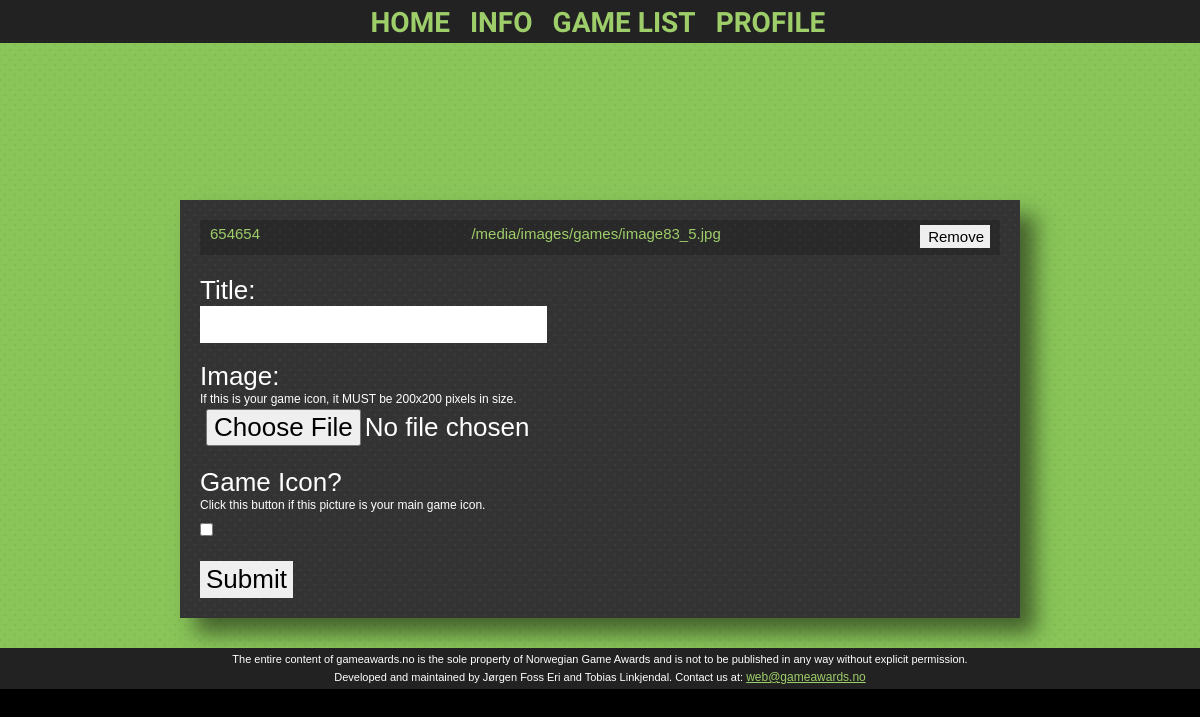
/gallery/add_game_pic/2/ (signed in), run on an earlier commit of the app's database.
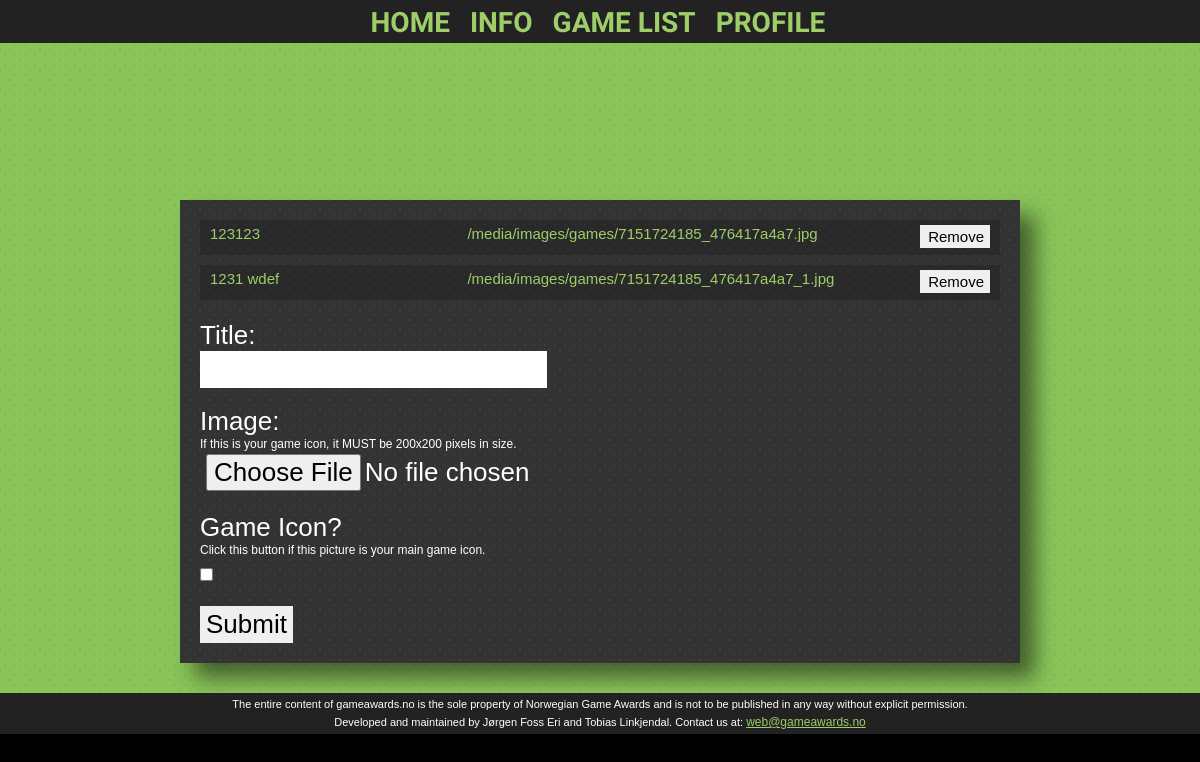
And on a later commit of the database.
### gallery/models.py (models this page shows, shortened)
class GamePic(models.Model):
    title = models.CharField(max_length = 100)
    image = models.ImageField(upload_to="images/games")
    added_date = models.DateField(default=timezone.now())
    owner = models.ForeignKey(User)
    game = models.ForeignKey('runs.Game')
    game_icon = models.BooleanField(default=False)

### gallery/views.py (the view)
# urls.py: url(r'add_game_pic/(?P<game_id>\d+)/$', 'add_gamepic_request'),
def add_gamepic_request(request,game_id):
    if not request.user.is_authenticated():
        return HttpResponseRedirect('/login/')
    g = Game.objects.get(pk = game_id)
    images = GamePic.objects.filter(game=g)
    if request.method == 'POST':
        form = GamePicForm(request.POST, request.FILES)
        if form.is_valid():
            p = form.save(commit=False)
            p.added_date = timezone.now()
            p.image = request.FILES['image']
            p.game = get_object_or_404(Game, pk=game_id)
            p.owner = request.user
            p.save()
            if p.game_icon:
                gs = GamePic.objects.filter(game=g, game_icon=True)
                for gp in gs:
                    if gp.id != p.id:
                        gp.game_icon=False;
                        gp.save()
            return HttpResponseRedirect('/gallery/add_game_pic/'+str(game_id))
        else:
            context = {'form':form, 'images':images}
    else:
        form = GamePicForm()
        context = {'form':form,'images':images}
    return render_to_response(
        'gallery/add_game_pic.html',
        context,
        context_instance=RequestContext(request))

### gallery/forms.py
class GamePicForm(ModelForm):
    class Meta:
        model = GamePic
        exclude = ('added_date', 'owner', 'game')

### templates/gallery/add_game_pic.html (shortened to what this page needs)
{% extends "single_page.html" %}
{% block page %}
<div id="add-game-pic-container" class="single-page-container">
    <div id="existing-images-container">
        {% if images %}
            {% for img in images %}
               <div class="text-background existing-image">
                    <div class="existing-left">{{ img.title }}</div>
                    <div class="existing-mid">{{ img.image.url }}</div>
                    <a href="/gallery/del_game_pic/{{ img.id }}"><button class="existing-right" style="width:70px;">Remove</button></a>
                </div>
            {% endfor %}
        {% else %}
            <p> No images have been added </p>
        {% endif %}
    </div>
    <form action="" method="post" enctype="multipart/form-data">
        <div class="register_div">
                <p><label for="title"{% if form.image.errors %} class="error"{% endif %}>Title:</label></p>
                <p>
                    {{ form.title }}
                </p>
        </div>
        <div class="register_div">
                <p><label for="image"{% if form.image.errors %} class="error"{% endif %}>Image:</label></p>
                <div style="font-size:12px;">
                    If this is your game icon, it MUST be 200x200 pixels in size.
                </div>
                <p>
                    {{ form.image }}
               </p>
        </div>
        <div class="register_div">
                <p><label for="game_icon"{% if form.description.errors %} class="error"{% endif %}>Game Icon?</label></p>
                <div style="font-size:12px;">Click this button if this picture is your main game icon.</div>
                <p>
                    {{ form.game_icon }}
                </p>
        </div>
        <p><input type="submit" alt="register" /></p>
    </form>
</div>
{% endblock %}

### templates/single_page.html (shortened to what this page needs)
{% extends "template.html" %}
{% block template_head %}
    <link rel="stylesheet" href="{{ STATIC_URL }}stylesheets/members.css" />
    <link rel="stylesheet" href="{{ STATIC_URL }}stylesheets/games.css" />
    <link rel="stylesheet" href="{{ STATIC_URL }}stylesheets/gallery.css" />
{% endblock %}
{% block content_table %}
<div style="width:100%;padding-top:40px">
	<div class="green-container">
	{% block text_head %}<div style="margin-top: 80px;width: 367px; height: 80px; "></div>{% endblock %}
		{% block green_page %}
		    <div class="black-container round-and-shadow">
		        {% block page %}{% endblock %}
		    </div>
        {% endblock %}
    </div>
</div>
{% endblock %}

### templates/template.html (shortened to what this page needs)
{% extends "base.html" %}
{% block base_head %}
    <link rel="stylesheet" href="{{ STATIC_URL }}stylesheets/royalslider.css" />
    <link rel="stylesheet" href="{{ STATIC_URL }}royalslider/royalslider/default/rs-default.css" />
    <link rel="stylesheet" href="{{ STATIC_URL }}stylesheets/slide-style.css" />
    <link rel="stylesheet" href="{{ STATIC_URL }}stylesheets/validation.css" />
    {% block template_head %}{% endblock %}
{% endblock %}
{% block base_body %}
<table id="nav-page-container">
    <tr>
        <td style="width: 50%">&nbsp;</td>
        <td>
            <div class="nav-wrap">
                <div class="group page-nav-group" id="nav-elements">
                    {% if request.path != "/" %}    <a class="anav" href="/">HOME</a>{% endif %}
                    {% if request.path != "/info/" %}<a class="anav" href="/info">INFO</a>{% endif %}
					{% if request.path != "/games/" %}<a class="anav" href="/games">GAME LIST</a>{% endif %}
					{% if request.path != "/members/profile/" and request.path != "/profile/" %}
					{% if user.is_authenticated %}
					    <a class="anav" href="/profile">PROFILE</a>
					{% else %}
					    <a class="anav" href="/profile">LOG IN</a>
					{% endif %}
					{% endif %}
                </div>
            </div>
        </td>
        <td style="width: 50%">&nbsp;</td>
    </tr>
</table>
{% block template_content %}
{% block content_table %}{% endblock %}
{% endblock %}
{% endblock %}

### templates/base.html (shortened to what this page needs)
<!DOCTYPE html>
<html lang="en" >
    <head>
        <link rel="stylesheet" href="{{ STATIC_URL }}stylesheets/page-style.css" />
        <link rel="stylesheet" href="{{ STATIC_URL }}stylesheets/nav-bar.css" />
        {% block base_head %}{% endblock %}
    </head>
    <body>
        {% block base_body %}
        {% endblock %}
        <footer>
            <table>
	            <tr>
		            <td style="width: 50%">&nbsp;</td>
		                <td style="width:800px;">
		                    <div id="footer-div">
                                <div id="footer-text-container">
                                    <div class="footer-text" style="padding-bottom:5px;">
                                        The entire content of gameawards.no is the sole property of Norwegian Game Awards and is not to be published in any way without explicit permission.
                                    </div>
                                    <div class="footer-text" >
                                        Developed and maintained by Jørgen Foss Eri and Tobias Linkjendal. Contact us at: <a href="mailto:web@gameawards.no" style="font-size:12px">web@gameawards.no</a>
                                    </div>
                                </div>
		                    </div>
                        </td>
		            <td style="width: 50%">&nbsp;</td>
	            </tr>
            </table>
        </footer>
    </body>
</html>

### static/stylesheets/page-style.css (style rules this page uses)
body { background: black; }
input { font-size:26px; }
button { font-size:26px; }
a { cursor: pointer; color:#9ECE69; text-decoration:underline; }
button { cursor: pointer; padding: 3px 6px 3px 6px; }
input { cursor: pointer; padding: 3px 6px 3px 6px; }
footer { background: #222; width: 100%; height: 100%; color:white; text-align:center; padding-top:5px; padding-bottom:5px; font-size:12px; bottom:0px; }
.round-and-shadow { -moz-box-shadow: 15px 15px 20px rgba(0,0,0,0.5); -webkit-box-shadow: 15px 15px 20px rgba(0,0,0,0.5); box-shadow: 15px 15px 20px rgba(0,0,0,0.5); }
.text-background { position: relative; overflow:hidden; color: #9ECE69; background: black; background: rgba(0,0,0,0.2); padding:5px 10px 5px 10px; }
.green-container { width:100%; height: auto; vertical-align: top; background-image:url('../images/bg-rep-dark.png'); background-color: #89C559; margin-left:auto; margin-right:auto; overflow: hidden; padding-bottom:30px; }
.black-container { height: auto; background-image:url('../images/bg-rep-light.png'); background-color:#333; padding-top: 20px; padding-bottom: 20px; padding-left: 20px; padding-right:20px; overflow: hidden; color:white; margin-left:auto; margin-right:auto; vertical-align:middle; width:800px; }
#footer-div { width:800px; height:100%; }
.single-page-container { height:100%; }
.footer-text { width:800px; text-align:center; font-size:11px; }
#footer-text-container { font-size: 12px; height:100%; width: 800px; }
.register_div label { font-size:26px; }
.register_div p { font-size:26px; }
.existing-left { float:left; font-size:15px; width:33%; }
.existing-mid { float:left; font-size:15px; width:33%; text-align:center; }
.existing-right { float:right; font-size:15px; width:33%; text-align:right; }

### static/stylesheets/nav-bar.css (style rules this page uses)
.nav-wrap { width:800px; }
.group:after { visibility: hidden; display: block; content: ""; clear: both; height: 0; }
#nav-elements { margin: 0 auto; list-style: none; position: relative; text-align:center; }
#nav-elements a { font-family: 'Titillium Web', 'Trebuchet MS', sans-serif; font-weight: 700; font-size: 28px; color: #9ECE69; float: left; padding: 6px 10px 4px 10px; text-decoration: none; }
#nav-page-container { z-index: 1338; position: fixed; background: #222; width: 100%; height: 40px; top: 0px; }

### static/stylesheets/gallery.css (style rules this page uses)
#existing-images-container { width:100%; height:auto; margin-bottom:20px; }
.existing-image { width:780px; height:25px; margin-bottom:10px; }

What changed in the data, as far as the page shows it:
removed GamePic: title "654654", image "/media/images/games/image83_5.jpg"
now on this page (row edited): GamePic: title "123123", image "/media/images/games/7151724185_476417a4a7.jpg"
now on this page (row edited): GamePic: title "1231 wdef", image "/media/images/games/7151724185_476417a4a7_1.jpg"
